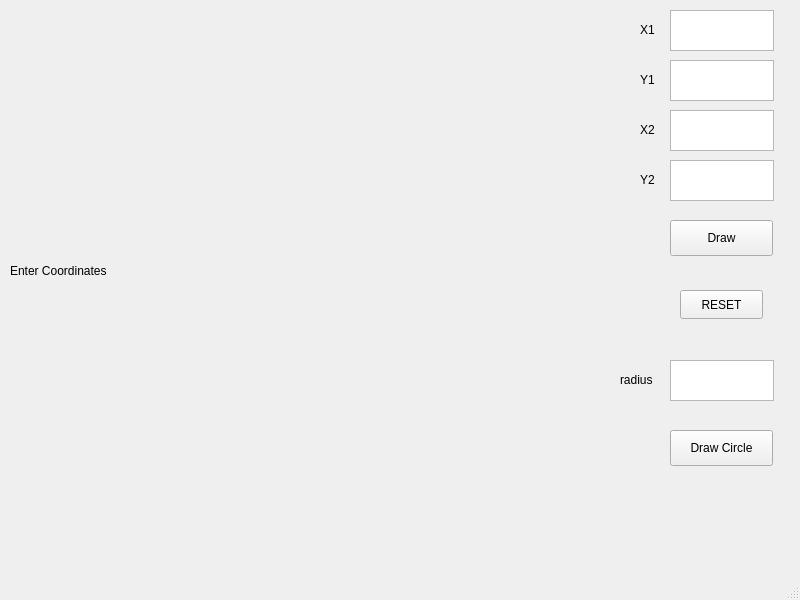
<?xml version="1.0" encoding="UTF-8"?>
<ui version="4.0">
 <class>MainWindow</class>
 <widget class="QMainWindow" name="MainWindow">
  <property name="geometry">
   <rect>
    <x>0</x>
    <y>0</y>
    <width>800</width>
    <height>600</height>
   </rect>
  </property>
  <property name="windowTitle">
   <string>MainWindow</string>
  </property>
  <widget class="QWidget" name="centralwidget">
   <widget class="QPushButton" name="helloBtn">
    <property name="geometry">
     <rect>
      <x>670</x>
      <y>220</y>
      <width>103</width>
      <height>36</height>
     </rect>
    </property>
    <property name="text">
     <string>Draw</string>
    </property>
   </widget>
   <widget class="QTextEdit" name="x1">
    <property name="geometry">
     <rect>
      <x>670</x>
      <y>10</y>
      <width>104</width>
      <height>41</height>
     </rect>
    </property>
   </widget>
   <widget class="QLabel" name="labelx1">
    <property name="geometry">
     <rect>
      <x>640</x>
      <y>20</y>
      <width>16</width>
      <height>19</height>
     </rect>
    </property>
    <property name="text">
     <string>X1</string>
    </property>
   </widget>
   <widget class="QTextEdit" name="y1">
    <property name="geometry">
     <rect>
      <x>670</x>
      <y>60</y>
      <width>104</width>
      <height>41</height>
     </rect>
    </property>
   </widget>
   <widget class="QTextEdit" name="x2">
    <property name="geometry">
     <rect>
      <x>670</x>
      <y>110</y>
      <width>104</width>
      <height>41</height>
     </rect>
    </property>
   </widget>
   <widget class="QTextEdit" name="y2">
    <property name="geometry">
     <rect>
      <x>670</x>
      <y>160</y>
      <width>104</width>
      <height>41</height>
     </rect>
    </property>
   </widget>
   <widget class="QLabel" name="label_2">
    <property name="geometry">
     <rect>
      <x>640</x>
      <y>70</y>
      <width>16</width>
      <height>19</height>
     </rect>
    </property>
    <property name="text">
     <string>Y1</string>
    </property>
   </widget>
   <widget class="QLabel" name="label_3">
    <property name="geometry">
     <rect>
      <x>640</x>
      <y>170</y>
      <width>16</width>
      <height>19</height>
     </rect>
    </property>
    <property name="text">
     <string>Y2</string>
    </property>
   </widget>
   <widget class="QLabel" name="label_4">
    <property name="geometry">
     <rect>
      <x>640</x>
      <y>120</y>
      <width>16</width>
      <height>19</height>
     </rect>
    </property>
    <property name="text">
     <string>X2</string>
    </property>
   </widget>
   <widget class="QLabel" name="label">
    <property name="geometry">
     <rect>
      <x>10</x>
      <y>20</y>
      <width>601</width>
      <height>501</height>
     </rect>
    </property>
    <property name="text">
     <string>Enter Coordinates</string>
    </property>
   </widget>
   <widget class="QPushButton" name="reset">
    <property name="geometry">
     <rect>
      <x>680</x>
      <y>290</y>
      <width>83</width>
      <height>29</height>
     </rect>
    </property>
    <property name="text">
     <string>RESET</string>
    </property>
   </widget>
   <widget class="QTextEdit" name="r">
    <property name="geometry">
     <rect>
      <x>670</x>
      <y>360</y>
      <width>104</width>
      <height>41</height>
     </rect>
    </property>
   </widget>
   <widget class="QLabel" name="label_5">
    <property name="geometry">
     <rect>
      <x>620</x>
      <y>370</y>
      <width>41</width>
      <height>20</height>
     </rect>
    </property>
    <property name="text">
     <string>radius</string>
    </property>
   </widget>
   <widget class="QPushButton" name="drawCircle">
    <property name="geometry">
     <rect>
      <x>670</x>
      <y>430</y>
      <width>103</width>
      <height>36</height>
     </rect>
    </property>
    <property name="text">
     <string>Draw Circle</string>
    </property>
   </widget>
  </widget>
  <widget class="QMenuBar" name="menubar">
   <property name="geometry">
    <rect>
     <x>0</x>
     <y>0</y>
     <width>800</width>
     <height>25</height>
    </rect>
   </property>
  </widget>
  <widget class="QStatusBar" name="statusbar"/>
 </widget>
 <resources/>
 <connections/>
</ui>
